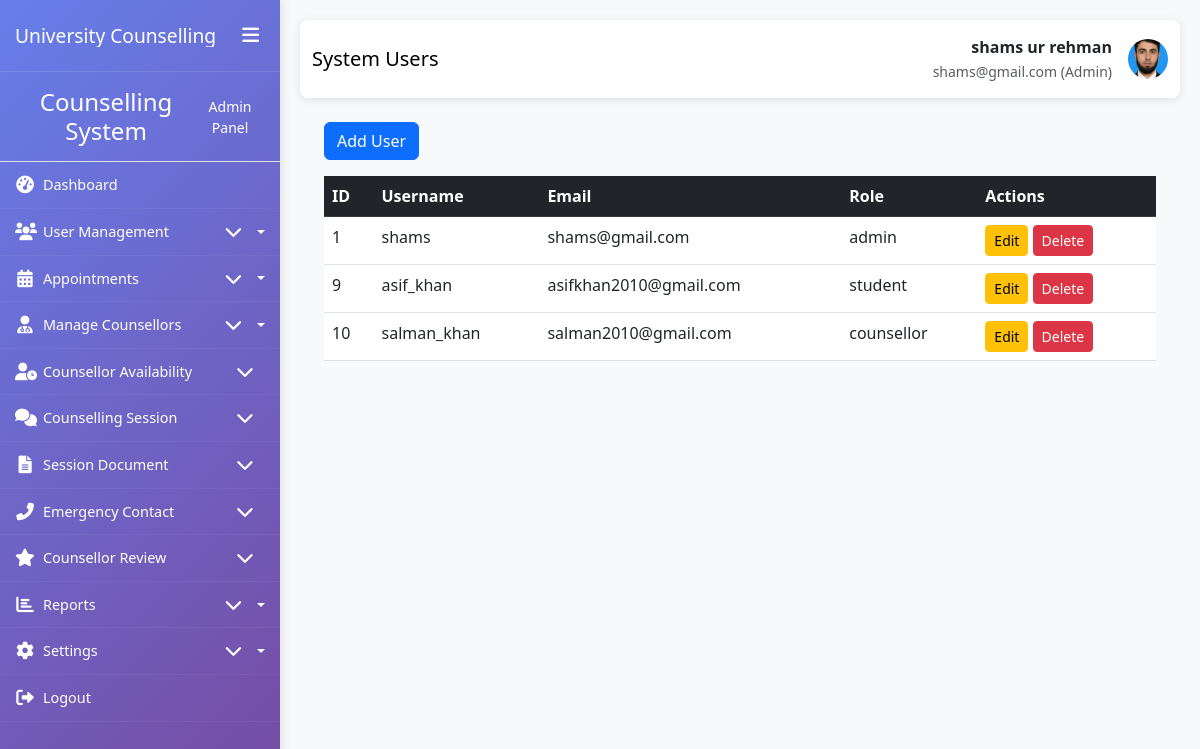
The app's page /settings/users/ (signed in) with its own data.
### My_App/models.py (models this page shows, shortened)
class CustomUser(AbstractUser):
    ROLE_CHOICES = (
        ('student', 'Student'),
        ('counsellor', 'Counsellor'),
        ('admin', 'Administrator'),
    )
    role = models.CharField(max_length=20, choices=ROLE_CHOICES, default='student')
    phone_number = models.CharField(max_length=15, blank=True, null=True)
    date_of_birth = models.DateField(blank=True, null=True)
    profile_picture = models.ImageField(upload_to='profile_pics/', blank=True, null=True)
    created_at = models.DateTimeField(auto_now_add=True)
    updated_at = models.DateTimeField(auto_now=True)
    class Meta:
        permissions = [
            ("can_access_admin_panel", "Can access admin panel"),
            ("can_manage_users", "Can manage users"),
            ("can_manage_appointments", "Can manage appointments"),
            ("can_view_reports", "Can view reports"),
            ("can_manage_counsellors", "Can manage counsellors"),
        ]

### My_App/views.py (the view)
# urls.py: path("settings/users/", views.user_list, name="user_list"),
@login_required
@permission_required('My_Admin.can_manage_users', raise_exception=True)
def user_list(request):
    users = CustomUser.objects.all()
    return render(request, "My_Admin/settings/user_list.html", {"users": users})

### templates/My_Admin/settings/user_list.html (shortened to what this page needs)
{% extends 'My_Admin/base1.html' %}
{% block page_title %}System Users{% endblock %}
{% block content %}
<div class="container mt-4">
  <a href="{% url 'user_add' %}" class="btn btn-primary mb-3">Add User</a>
  <table class="table table-hover">
    <thead class="table-dark">
      <tr>
        <th>ID</th>
        <th>Username</th>
        <th>Email</th>
        <th>Role</th>
        <th>Actions</th>
      </tr>
    </thead>
    <tbody>
    {% for u in users %}
      <tr>
        <td>{{ u.id }}</td>
        <td>{{ u.username }}</td>
        <td>{{ u.email }}</td>
        <td>{{ u.role }}</td>
        <td>
          <a href="{% url 'user_edit' u.id %}" class="btn btn-warning btn-sm">Edit</a>
          <a href="{% url 'user_delete' u.id %}" class="btn btn-danger btn-sm">Delete</a>
        </td>
      </tr>
    {% endfor %}
    </tbody>
  </table>
</div>
{% endblock %}

### templates/My_Admin/base1.html (shortened to what this page needs)
<!DOCTYPE html>
<html lang="en">
<head>
    <link href="https://cdn.jsdelivr.net/npm/bootstrap@5.3.0/dist/css/bootstrap.min.css" rel="stylesheet">
    <link href="https://cdnjs.cloudflare.com/ajax/libs/font-awesome/6.0.0/css/all.min.css" rel="stylesheet">
    <link href="https://cdn.jsdelivr.net/npm/sweetalert2@11/dist/sweetalert2.min.css" rel="stylesheet">
</head>
<body>
    <div class="container-fluid p-0">
        <div class="row g-0">
            <div class="sidebar" id="sidebar">
                <div class="sidebar-header">
                    <h3>University Counselling</h3>
                    <button class="sidebar-toggle d-none d-lg-block" id="sidebarToggle">
                        <i class="fas fa-bars"></i>
                    </button>
                </div>
                <div class="sidebar-content">
                    {% include 'My_Admin/sidebar.html' %}
                </div>
            </div>
            <div class="main-content" id="mainContent">
                <nav class="navbar navbar-expand-lg navbar-custom">
                    <div class="container-fluid">
                        <span class="navbar-brand">{% block page_title %}Dashboard{% endblock %}</span>
                        <div class="d-flex align-items-center">
                            <div class="me-3 text-end d-none d-md-block">
                                <div class="fw-bold">{{ user.get_full_name|default:user.username }}</div>
                                <small class="text-muted">{{ user.email }} ({{ user.role|title }})</small>
                            </div>
                            {% if user.profile_picture %}
                            <img src="{{ user.profile_picture.url }}" alt="Profile" class="user-profile-img">
                            {% else %}
                            <div class="user-profile-img bg-secondary d-flex align-items-center justify-content-center text-white">
                                <i class="fas fa-user"></i>
                            </div>
                            {% endif %}
                        </div>
                    </div>
                </nav>
                <div class="container-fluid">
                    {% block content %}{% endblock %}
                </div>
            </div>
        </div>
    </div>
</body>
</html>

### templates/My_Admin/base1.html (style rules this page uses)
:root { --sidebar-width: 280px; --sidebar-collapsed-width: 70px; --sidebar-bg: linear-gradient(135deg, #667eea 0%, #764ba2 100%); --content-padding: 20px; --transition-speed: 0.3s; }
body { overflow-x: hidden; font-family: 'Segoe UI', Tahoma, Geneva, Verdana, sans-serif; background-color: #f8f9fa; }
.sidebar { background: var(--sidebar-bg); color: white; min-height: 100vh; position: fixed; width: var(--sidebar-width); transition: all var(--transition-speed) ease; z-index: 1000; box-shadow: 2px 0 10px rgba(0,0,0,0.1); overflow-y: auto; }
.sidebar-header { padding: 20px 15px; border-bottom: 1px solid rgba(255,255,255,0.1); display: flex; align-items: center; justify-content: space-between; }
.sidebar-header h3 { font-size: 1.2rem; margin: 0; white-space: nowrap; overflow: hidden; }
.sidebar-toggle { background: none; border: none; color: white; font-size: 1.2rem; cursor: pointer; }
.main-content { margin-left: var(--sidebar-width); padding: var(--content-padding); transition: all var(--transition-speed) ease; min-height: 100vh; width: calc(100% - var(--sidebar-width)); }
.navbar-custom { background: white; box-shadow: 0 2px 10px rgba(0,0,0,0.1); padding: 15px 0; margin-bottom: 20px; border-radius: 8px; }
.user-profile-img { width: 40px; height: 40px; border-radius: 50%; object-fit: cover; }
.sidebar { background: var(--sidebar-bg); color: white; height: 100vh; position: fixed; top: 0; left: 0; width: var(--sidebar-width); transition: all var(--transition-speed) ease; z-index: 1000; box-shadow: 2px 0 10px rgba(0,0,0,0.1); overflow-y: auto; overflow-x: hidden; scrollbar-width: thin; scrollbar-color: rgba(255,255,255,0.4) transparent; }

### records on screen
CustomUser: get_full_name "shams ur rehman", email "shams@gmail.com", role "Admin", profile_picture (picture), id "1", username "shams", role "admin"
CustomUser: id "9", username "asif_khan", email "asifkhan2010@gmail.com", role "student"
CustomUser: id "10", username "salman_khan", email "salman2010@gmail.com", role "counsellor"
